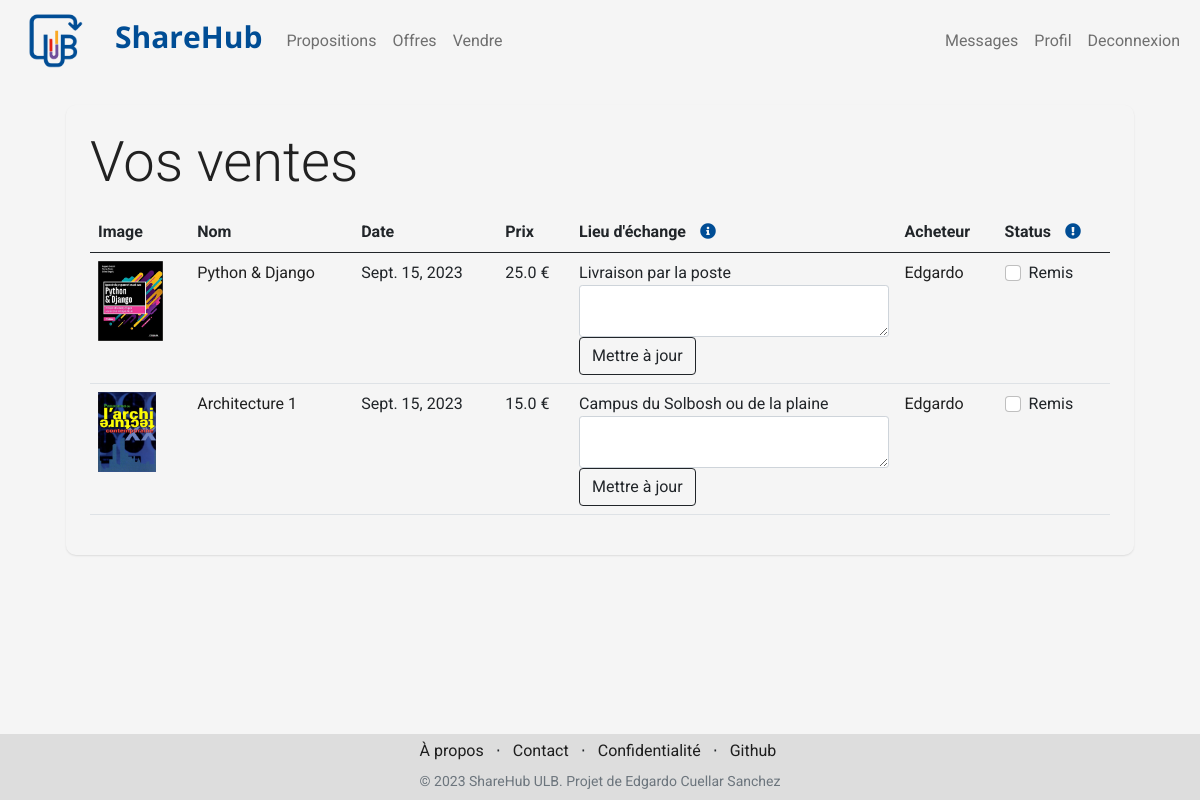
Screenshot of /sales (signed in) with the database file from the repository.
### store/models/orders.py (models this page shows, shortened)
class Order(models.Model):
    product = models.ForeignKey(Products, on_delete=models.CASCADE)
    buyer = models.ForeignKey(
        Customer,
        on_delete=models.CASCADE,
        related_name='buyer_orders'  # Specify a related name for the buyer
    )
    seller = models.ForeignKey(
        Customer,
        on_delete=models.CASCADE,
        related_name='seller_orders'  # Specify a related name for the seller
    )
    price = models.IntegerField()
    place_description = models.CharField(max_length=200, default='', blank=True)
    date = models.DateField(default=datetime.datetime.today)
    status = models.BooleanField(default=False)
    rated = models.IntegerField(default=0)
    @staticmethod
    def get_orders_by_seller(seller_id):
        return Order.objects.filter(seller_id=seller_id).order_by('-date')

### store/models/product.py (models this page shows, shortened)
class Products(models.Model):
    user_id = models.CharField(max_length=50)
    name = models.CharField(max_length=60)
    price= models.IntegerField(default=0)
    category= models.ForeignKey(Category,on_delete=models.CASCADE,default=1 )
    condition= models.ForeignKey(Condition,on_delete=models.CASCADE,default=1 )
    place= models.ForeignKey(Place,on_delete=models.CASCADE,default=1 )
    description= models.CharField(max_length=250, default='', blank=True, null= True)
    image= models.ImageField(upload_to='products/')
    date = models.IntegerField(default=2000)
    sold = models.BooleanField(default=False)

### store/models/category.py (models this page shows, shortened)
class Place(models.Model):
    name= models.CharField(max_length=50)
    def __str__(self):
        return self.name

### store/models/customer.py (models this page shows, shortened)
class Customer(models.Model):
    first_name = models.CharField(max_length=50)
    last_name = models.CharField (max_length=50)
    description = models.CharField(max_length=288)
    faculty = models.CharField(max_length=50)
    email=models.EmailField()
    password = models.CharField(max_length=100)

### store/middlewares/auth.py (the view)
    def middleware(request):
        print(request.session.get('customer'))
        returnUrl = request.META['PATH_INFO']
        print(request.META['PATH_INFO'])
        if not request.session.get('customer'):
           return redirect(f'login?return_url={returnUrl}')
        response = get_response(request)
        return response

### store/templatetags/custom_filter.py (called while the page is built)
@register.filter(name='currency')
def currency(number):
    price = number / 100
    return str(price) + " €"

### store/views/sales.py (called while the page is built)
    def get(self , request ):
        if not request.session.get('customer'):
            return redirect('login')
        seller = request.session.get('customer')
        orders = Order.get_orders_by_seller(seller)
        return render(request , 'sales.html'  , {'orders' : orders})

### store/templates/sales.html (shortened to what this page needs)
{% extends 'base.html' %}
{% block content %}
{% load cart %}
{% load custom_filter %}
<div class="container">
   <div class="main-container p-4 m-4">
        <p class="display-4 pl-4 ml-4">Vos ventes</p>
        <table class="table">
            <thead>
                <tr>
                    <th>Image</th>
                    <th>Nom</th>
                    <th>Date</th>
                    <th>Prix</th>
                    <th>Lieu d'échange
                        <i class="fas fa-info-circle" style="color: #004D95; margin-left: 10px;" data-bs-toggle="tooltip" data-bs-html="true"
                            title="Veillez préciser la manière dont vous souhaitez remettre le produit, ou envoyez un message à votre acheteur.">
                        </i>
                    </th>
                    <th>Acheteur</th>
                    <th>Status
                    <i class="fas fa-exclamation-circle" style="color: #004D95; margin-left: 10px;" data-bs-toggle="tooltip" data-bs-html="true"
                        title="Lorsque vous indiquez le produit comme remis vous ne pouvez plus revenir en arrière.">
                    </i>
                    </th>
                </tr>
            </thead>
            <tbody>
                {% for order in orders %}
                <form action="/sales" method="POST" enctype="multipart/form-data">
                    <tr>
                        <td><img style="height: 80px;" class="" src="{{order.product.image.url}}" alt=""></td>
                        <td><a href="product/{{order.product.id}}">{{order.product.name}}</a></td>
                        <td>{{order.date}}</td>
                        <td>{{order.price|currency}}</td>
                        <td>
                            <label>{{order.product.place}}</label>
                            <div class="form-group">
                                <textarea type="text" name="place_description" id=""
                                value="{{values.description}}"
                                class=" form-control-sm form-control input-block"
                                placeholder="{{product.description}}">{{order.place_description}}</textarea>
                            </div>
                            <input type="submit" class="btn btn-outline-dark flex-shrink-0" value="Mettre à jour">
                        </td>
                        <td><a href="profile/{{order.buyer.id}}">{{order.buyer.first_name}}</a></td>
                        <td>
                            <div class="form-check">
                                <label class="form-check-label" for="statusCheckbox">
                                    Remis
                                </label>
                                <input class="form-check-input" type="checkbox" name="status" id="statusCheckbox"
                                {% if order.status %}checked disabled{% endif %}>
                            </div>
                        </td>
                    </tr>
                </form>
                {% endfor %}
            </tbody>
        </table>
   </div>
</div>
{% endblock %}

### store/templates/base.html (style rules this page uses)
body { font-family: 'Roboto', sans-serif; background-color: #F5F5F5; min-height: 100vh; display: flex; flex-direction: column; }

### store/templates/sales.html (style rules this page uses)
a { text-decoration: none !important; color: #000000dd; }
.main-container { border-radius: 10px; color: #000000dd; -webkit-box-shadow: 0 1px 2px 0 rgba(0, 0, 0, 0.1); box-shadow: 0 1px 2px 0 rgba(0, 0, 0, 0.1); }

### rows the page displays
Order: product.image (picture), product.name "Python & Django", date "Sept. 15, 2023", price "25.0 €", product.place "Livraison par la poste", buyer.first_name "Edgardo"
Order: product.image (picture), product.name "Architecture 1", date "Sept. 15, 2023", price "15.0 €", product.place "Campus du Solbosh ou de la plaine", buyer.first_name "Edgardo"
